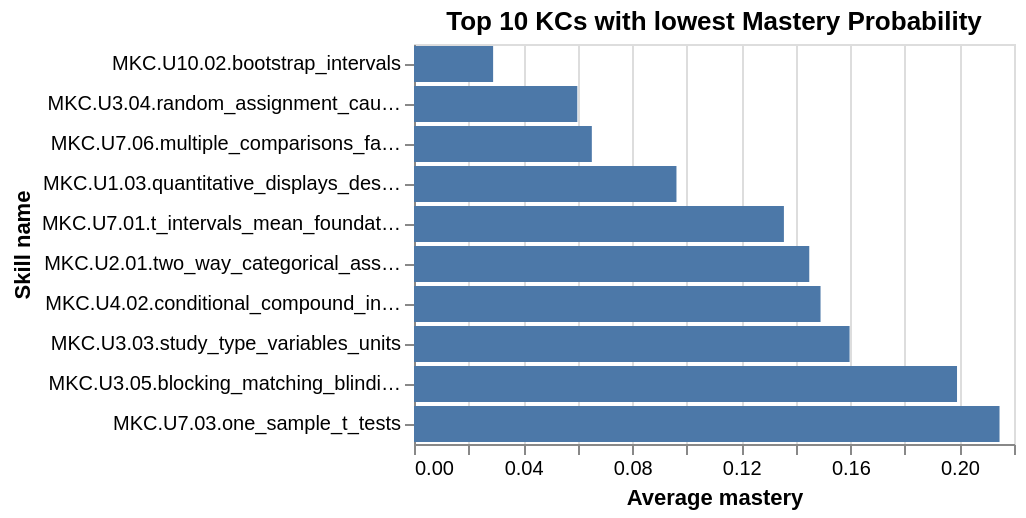

Notebook source saved alongside this figure:
### Code cell
alt.Chart(kc_difficulty[:10]).mark_bar().encode(
    x=alt.X('avg_mastery', title = 'Average mastery'),
    y=alt.Y('skill_name', sort='x', title = 'Skill name'),
    tooltip=alt.Tooltip(['avg_mastery'], title = 'Average mastery')
).properties(
    title = 'Top 10 KCs with lowest Mastery Probability',
)

### Figure 1 — Vega-Lite specification as saved in the notebook (floating-point values rounded to 4 significant figures)
{"config": {"view": {"continuousWidth": 300, "continuousHeight": 300}}, "data": {"name": "data-5768109db4b452849f36aa7e42cb3b0d"}, "mark": {"type": "bar"}, "encoding": {"tooltip": [{"field": "avg_mastery", "title": "Average mastery", "type": "quantitative"}], "x": {"field": "avg_mastery", "title": "Average mastery", "type": "quantitative"}, "y": {"field": "skill_name", "sort": "x", "title": "Skill name", "type": "nominal"}}, "title": "Top 10 KCs with lowest Mastery Probability", "$schema": "https://vega.github.io/schema/vega-lite/v6.4.1.json", "datasets": {"data-5768109db4b452849f36aa7e42cb3b0d": [{"skill_name": "MKC.U10.02.bootstrap_intervals", "avg_mastery": 0.02901}, {"skill_name": "MKC.U3.04.random_assignment_causation_design", "avg_mastery": 0.05988}, {"skill_name": "MKC.U7.06.multiple_comparisons_family_error", "avg_mastery": 0.0652}, {"skill_name": "MKC.U1.03.quantitative_displays_description", "avg_mastery": 0.09624}, {"skill_name": "MKC.U7.01.t_intervals_mean_foundations", "avg_mastery": 0.1356}, {"skill_name": "MKC.U2.01.two_way_categorical_association", "avg_mastery": 0.1449}, {"skill_name": "MKC.U4.02.conditional_compound_independence", "avg_mastery": 0.1491}, {"skill_name": "MKC.U3.03.study_type_variables_units", "avg_mastery": 0.1597}, {"skill_name": "MKC.U3.05.blocking_matching_blinding_confounding", "avg_mastery": 0.1991}, {"skill_name": "MKC.U7.03.one_sample_t_tests", "avg_mastery": 0.2147}]}}
